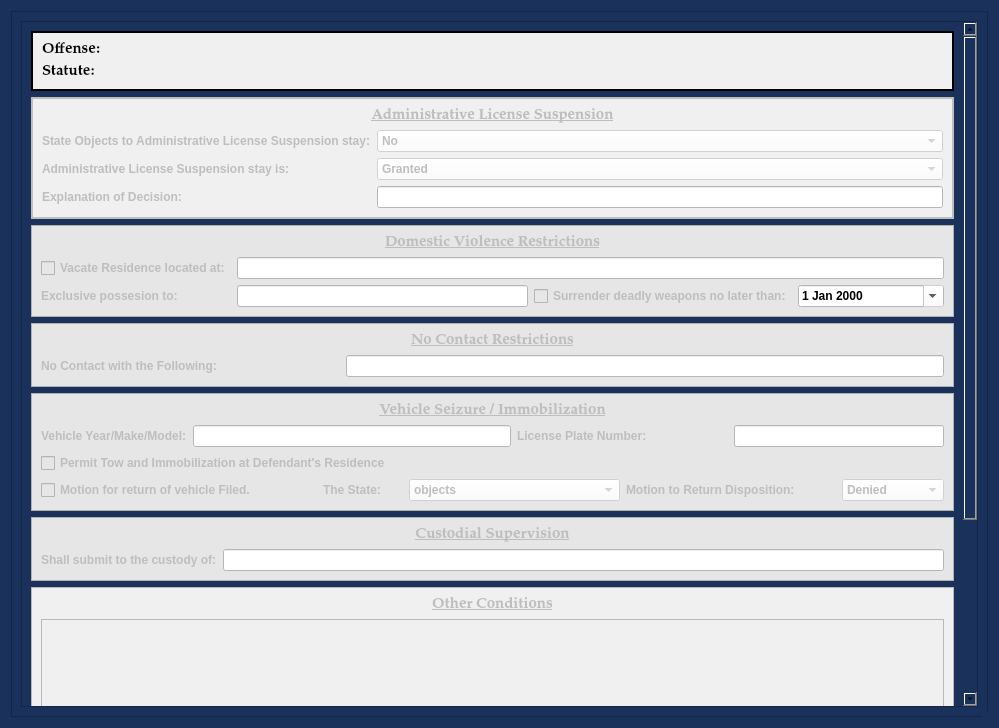
<?xml version="1.0" encoding="UTF-8"?>
<ui version="4.0">
 <class>AddSpecialBondConditionsDialog</class>
 <widget class="QDialog" name="AddSpecialBondConditionsDialog">
  <property name="windowModality">
   <enum>Qt::NonModal</enum>
  </property>
  <property name="enabled">
   <bool>true</bool>
  </property>
  <property name="geometry">
   <rect>
    <x>0</x>
    <y>0</y>
    <width>999</width>
    <height>728</height>
   </rect>
  </property>
  <property name="sizePolicy">
   <sizepolicy hsizetype="Fixed" vsizetype="Preferred">
    <horstretch>0</horstretch>
    <verstretch>0</verstretch>
   </sizepolicy>
  </property>
  <property name="minimumSize">
   <size>
    <width>0</width>
    <height>0</height>
   </size>
  </property>
  <property name="maximumSize">
   <size>
    <width>2500</width>
    <height>3500</height>
   </size>
  </property>
  <property name="palette">
   <palette>
    <active>
     <colorrole role="Button">
      <brush brushstyle="SolidPattern">
       <color alpha="255">
        <red>25</red>
        <green>49</green>
        <blue>91</blue>
       </color>
      </brush>
     </colorrole>
     <colorrole role="Base">
      <brush brushstyle="SolidPattern">
       <color alpha="255">
        <red>25</red>
        <green>49</green>
        <blue>91</blue>
       </color>
      </brush>
     </colorrole>
     <colorrole role="Window">
      <brush brushstyle="SolidPattern">
       <color alpha="255">
        <red>25</red>
        <green>49</green>
        <blue>91</blue>
       </color>
      </brush>
     </colorrole>
    </active>
    <inactive>
     <colorrole role="Button">
      <brush brushstyle="SolidPattern">
       <color alpha="255">
        <red>25</red>
        <green>49</green>
        <blue>91</blue>
       </color>
      </brush>
     </colorrole>
     <colorrole role="Base">
      <brush brushstyle="SolidPattern">
       <color alpha="255">
        <red>25</red>
        <green>49</green>
        <blue>91</blue>
       </color>
      </brush>
     </colorrole>
     <colorrole role="Window">
      <brush brushstyle="SolidPattern">
       <color alpha="255">
        <red>25</red>
        <green>49</green>
        <blue>91</blue>
       </color>
      </brush>
     </colorrole>
    </inactive>
    <disabled>
     <colorrole role="Button">
      <brush brushstyle="SolidPattern">
       <color alpha="255">
        <red>25</red>
        <green>49</green>
        <blue>91</blue>
       </color>
      </brush>
     </colorrole>
     <colorrole role="Base">
      <brush brushstyle="SolidPattern">
       <color alpha="255">
        <red>25</red>
        <green>49</green>
        <blue>91</blue>
       </color>
      </brush>
     </colorrole>
     <colorrole role="Window">
      <brush brushstyle="SolidPattern">
       <color alpha="255">
        <red>25</red>
        <green>49</green>
        <blue>91</blue>
       </color>
      </brush>
     </colorrole>
    </disabled>
   </palette>
  </property>
  <property name="font">
   <font>
    <family>Palatino Linotype</family>
    <pointsize>11</pointsize>
    <weight>75</weight>
    <italic>false</italic>
    <bold>true</bold>
   </font>
  </property>
  <property name="windowTitle">
   <string>Special Bond Conditions</string>
  </property>
  <property name="toolTip">
   <string/>
  </property>
  <property name="styleSheet">
   <string notr="true">background-color: rgb(25, 49, 91);
font: 75 11pt &quot;Palatino Linotype&quot;;
font-weight: bold;</string>
  </property>
  <property name="sizeGripEnabled">
   <bool>true</bool>
  </property>
  <property name="modal">
   <bool>true</bool>
  </property>
  <layout class="QGridLayout" name="gridLayout">
   <item row="1" column="0">
    <widget class="QFrame" name="frame">
     <property name="frameShape">
      <enum>QFrame::StyledPanel</enum>
     </property>
     <property name="frameShadow">
      <enum>QFrame::Raised</enum>
     </property>
     <layout class="QGridLayout" name="gridLayout_5">
      <item row="0" column="0">
       <widget class="QScrollArea" name="scrollArea">
        <property name="widgetResizable">
         <bool>true</bool>
        </property>
        <widget class="QWidget" name="scrollAreaWidgetContents">
         <property name="geometry">
          <rect>
           <x>0</x>
           <y>0</y>
           <width>938</width>
           <height>1028</height>
          </rect>
         </property>
         <layout class="QGridLayout" name="gridLayout_11">
          <item row="1" column="0" colspan="2">
           <widget class="QFrame" name="admin_license_suspension_frame">
            <property name="enabled">
             <bool>false</bool>
            </property>
            <property name="styleSheet">
             <string notr="true">background-color: rgb(240, 240, 240);</string>
            </property>
            <property name="frameShape">
             <enum>QFrame::Box</enum>
            </property>
            <property name="frameShadow">
             <enum>QFrame::Plain</enum>
            </property>
            <property name="lineWidth">
             <number>2</number>
            </property>
            <layout class="QGridLayout" name="gridLayout_7" rowstretch="0,0,0,0">
             <property name="sizeConstraint">
              <enum>QLayout::SetDefaultConstraint</enum>
             </property>
             <item row="2" column="0">
              <widget class="QLabel" name="label_21">
               <property name="text">
                <string>Administrative License Suspension stay is:</string>
               </property>
              </widget>
             </item>
             <item row="1" column="1">
              <widget class="NoScrollComboBox" name="admin_license_suspension_objection_box">
               <property name="styleSheet">
                <string notr="true">background-color: rgb(255, 255, 255);</string>
               </property>
               <item>
                <property name="text">
                 <string>No</string>
                </property>
               </item>
               <item>
                <property name="text">
                 <string>Yes</string>
                </property>
               </item>
              </widget>
             </item>
             <item row="1" column="0">
              <widget class="QLabel" name="label_9">
               <property name="text">
                <string>State Objects to Administrative License Suspension stay:</string>
               </property>
              </widget>
             </item>
             <item row="3" column="0">
              <widget class="QLabel" name="label">
               <property name="text">
                <string>Explanation of Decision:</string>
               </property>
              </widget>
             </item>
             <item row="3" column="1">
              <widget class="QLineEdit" name="admin_license_suspension_explanation_box">
               <property name="styleSheet">
                <string notr="true">background-color: rgb(255, 255, 255);</string>
               </property>
              </widget>
             </item>
             <item row="2" column="1">
              <widget class="NoScrollComboBox" name="admin_license_suspension_disposition_box">
               <property name="styleSheet">
                <string notr="true">background-color: rgb(255, 255, 255);</string>
               </property>
               <item>
                <property name="text">
                 <string>Granted</string>
                </property>
               </item>
               <item>
                <property name="text">
                 <string>Denied</string>
                </property>
               </item>
              </widget>
             </item>
             <item row="0" column="0" colspan="2">
              <widget class="QLabel" name="label_24">
               <property name="sizePolicy">
                <sizepolicy hsizetype="Preferred" vsizetype="Minimum">
                 <horstretch>0</horstretch>
                 <verstretch>0</verstretch>
                </sizepolicy>
               </property>
               <property name="font">
                <font>
                 <family>Palatino Linotype</family>
                 <pointsize>11</pointsize>
                 <weight>75</weight>
                 <italic>false</italic>
                 <bold>true</bold>
                 <underline>true</underline>
                </font>
               </property>
               <property name="text">
                <string>Administrative License Suspension</string>
               </property>
               <property name="alignment">
                <set>Qt::AlignCenter</set>
               </property>
              </widget>
             </item>
            </layout>
           </widget>
          </item>
          <item row="9" column="0" rowspan="2" colspan="2">
           <widget class="QFrame" name="frame_7">
            <property name="styleSheet">
             <string notr="true">background-color: rgb(230, 230, 230);</string>
            </property>
            <property name="frameShape">
             <enum>QFrame::StyledPanel</enum>
            </property>
            <property name="frameShadow">
             <enum>QFrame::Raised</enum>
            </property>
            <layout class="QGridLayout" name="gridLayout_10" rowstretch="1,0,1">
             <property name="verticalSpacing">
              <number>3</number>
             </property>
             <item row="0" column="0">
              <widget class="QPushButton" name="add_conditions_Button">
               <property name="styleSheet">
                <string notr="true">background-color: rgb(62, 146, 255)</string>
               </property>
               <property name="text">
                <string>Add Special Bond Conditions</string>
               </property>
               <property name="autoDefault">
                <bool>false</bool>
               </property>
              </widget>
             </item>
             <item row="2" column="0">
              <widget class="QPushButton" name="cancel_Button">
               <property name="focusPolicy">
                <enum>Qt::NoFocus</enum>
               </property>
               <property name="styleSheet">
                <string notr="true">background-color: rgb(160, 160, 160);</string>
               </property>
               <property name="text">
                <string>Cancel</string>
               </property>
              </widget>
             </item>
             <item row="1" column="0">
              <spacer name="verticalSpacer">
               <property name="orientation">
                <enum>Qt::Vertical</enum>
               </property>
               <property name="sizeHint" stdset="0">
                <size>
                 <width>20</width>
                 <height>40</height>
                </size>
               </property>
              </spacer>
             </item>
            </layout>
           </widget>
          </item>
          <item row="7" column="0" colspan="2">
           <widget class="QFrame" name="custodial_supervision_frame">
            <property name="enabled">
             <bool>false</bool>
            </property>
            <property name="styleSheet">
             <string notr="true">background-color: rgb(230, 230, 230);</string>
            </property>
            <property name="frameShape">
             <enum>QFrame::StyledPanel</enum>
            </property>
            <property name="frameShadow">
             <enum>QFrame::Raised</enum>
            </property>
            <layout class="QGridLayout" name="gridLayout_9">
             <item row="1" column="1">
              <widget class="QLineEdit" name="custodial_supervision_supervisor_box">
               <property name="styleSheet">
                <string notr="true">background-color: rgb(255, 255, 255);</string>
               </property>
              </widget>
             </item>
             <item row="1" column="0">
              <widget class="QLabel" name="label_6">
               <property name="text">
                <string>Shall submit to the custody of:</string>
               </property>
              </widget>
             </item>
             <item row="0" column="0" colspan="2">
              <widget class="QLabel" name="label_29">
               <property name="sizePolicy">
                <sizepolicy hsizetype="Preferred" vsizetype="Minimum">
                 <horstretch>0</horstretch>
                 <verstretch>0</verstretch>
                </sizepolicy>
               </property>
               <property name="font">
                <font>
                 <family>Palatino Linotype</family>
                 <pointsize>11</pointsize>
                 <weight>75</weight>
                 <italic>false</italic>
                 <bold>true</bold>
                 <underline>true</underline>
                </font>
               </property>
               <property name="text">
                <string>Custodial Supervision</string>
               </property>
               <property name="alignment">
                <set>Qt::AlignCenter</set>
               </property>
              </widget>
             </item>
            </layout>
           </widget>
          </item>
          <item row="8" column="0" colspan="2">
           <widget class="QFrame" name="other_conditions_frame">
            <property name="enabled">
             <bool>false</bool>
            </property>
            <property name="styleSheet">
             <string notr="true">background-color: rgb(240, 240, 240);</string>
            </property>
            <property name="frameShape">
             <enum>QFrame::StyledPanel</enum>
            </property>
            <property name="frameShadow">
             <enum>QFrame::Raised</enum>
            </property>
            <layout class="QGridLayout" name="gridLayout_3" rowstretch="0,1">
             <item row="0" column="0">
              <widget class="QLabel" name="label_28">
               <property name="font">
                <font>
                 <family>Palatino Linotype</family>
                 <pointsize>11</pointsize>
                 <weight>75</weight>
                 <italic>false</italic>
                 <bold>true</bold>
                 <underline>true</underline>
                </font>
               </property>
               <property name="text">
                <string>Other Conditions</string>
               </property>
               <property name="alignment">
                <set>Qt::AlignCenter</set>
               </property>
              </widget>
             </item>
             <item row="1" column="0">
              <widget class="QTextEdit" name="other_conditions_textEdit"/>
             </item>
            </layout>
           </widget>
          </item>
          <item row="5" column="0" colspan="2">
           <widget class="QFrame" name="vehicle_seizure_frame">
            <property name="enabled">
             <bool>false</bool>
            </property>
            <property name="styleSheet">
             <string notr="true">background-color: rgb(230, 230, 230);</string>
            </property>
            <property name="frameShape">
             <enum>QFrame::StyledPanel</enum>
            </property>
            <property name="frameShadow">
             <enum>QFrame::Raised</enum>
            </property>
            <layout class="QGridLayout" name="gridLayout_8">
             <item row="1" column="0">
              <widget class="QLabel" name="label_4">
               <property name="text">
                <string>Vehicle Year/Make/Model:</string>
               </property>
              </widget>
             </item>
             <item row="1" column="1" colspan="3">
              <widget class="QLineEdit" name="vehicle_make_model_box">
               <property name="styleSheet">
                <string notr="true">background-color: rgb(255, 255, 255);</string>
               </property>
              </widget>
             </item>
             <item row="1" column="4" colspan="2">
              <widget class="QLabel" name="label_3">
               <property name="text">
                <string>License Plate Number:</string>
               </property>
              </widget>
             </item>
             <item row="1" column="6" colspan="2">
              <widget class="QLineEdit" name="vehicle_license_plate_box">
               <property name="styleSheet">
                <string notr="true">background-color: rgb(255, 255, 255);</string>
               </property>
              </widget>
             </item>
             <item row="2" column="0" colspan="4">
              <widget class="ConditionCheckbox" name="tow_to_residence_checkBox">
               <property name="text">
                <string>Permit Tow and Immobilization at Defendant's Residence</string>
               </property>
              </widget>
             </item>
             <item row="3" column="0" colspan="2">
              <widget class="ConditionCheckbox" name="motion_to_return_vehicle_checkBox">
               <property name="text">
                <string>Motion for return of vehicle Filed.</string>
               </property>
              </widget>
             </item>
             <item row="3" column="2">
              <widget class="QLabel" name="label_8">
               <property name="text">
                <string>The State:</string>
               </property>
               <property name="alignment">
                <set>Qt::AlignCenter</set>
               </property>
              </widget>
             </item>
             <item row="3" column="3" colspan="2">
              <widget class="NoScrollComboBox" name="state_opposes_box">
               <property name="styleSheet">
                <string notr="true">background-color: rgb(255, 255, 255);</string>
               </property>
               <item>
                <property name="text">
                 <string>objects</string>
                </property>
               </item>
               <item>
                <property name="text">
                 <string>does not object</string>
                </property>
               </item>
              </widget>
             </item>
             <item row="3" column="5" colspan="2">
              <widget class="QLabel" name="label_7">
               <property name="text">
                <string>Motion to Return Disposition:</string>
               </property>
              </widget>
             </item>
             <item row="3" column="7">
              <widget class="NoScrollComboBox" name="disposition_motion_to_return_box">
               <property name="styleSheet">
                <string notr="true">background-color: rgb(255, 255, 255);</string>
               </property>
               <item>
                <property name="text">
                 <string>Denied</string>
                </property>
               </item>
               <item>
                <property name="text">
                 <string>Granted</string>
                </property>
               </item>
              </widget>
             </item>
             <item row="0" column="0" colspan="8">
              <widget class="QLabel" name="label_27">
               <property name="sizePolicy">
                <sizepolicy hsizetype="Preferred" vsizetype="Minimum">
                 <horstretch>0</horstretch>
                 <verstretch>0</verstretch>
                </sizepolicy>
               </property>
               <property name="font">
                <font>
                 <family>Palatino Linotype</family>
                 <pointsize>11</pointsize>
                 <weight>75</weight>
                 <italic>false</italic>
                 <bold>true</bold>
                 <underline>true</underline>
                </font>
               </property>
               <property name="text">
                <string>Vehicle Seizure / Immobilization</string>
               </property>
               <property name="alignment">
                <set>Qt::AlignCenter</set>
               </property>
              </widget>
             </item>
            </layout>
           </widget>
          </item>
          <item row="0" column="0" colspan="2">
           <widget class="QFrame" name="banner_frame">
            <property name="font">
             <font>
              <family>Palatino Linotype</family>
              <pointsize>11</pointsize>
              <weight>75</weight>
              <italic>false</italic>
              <bold>true</bold>
             </font>
            </property>
            <property name="styleSheet">
             <string notr="true">background-color: rgb(240, 240, 240);</string>
            </property>
            <property name="frameShape">
             <enum>QFrame::Box</enum>
            </property>
            <property name="frameShadow">
             <enum>QFrame::Plain</enum>
            </property>
            <property name="lineWidth">
             <number>2</number>
            </property>
            <layout class="QGridLayout" name="gridLayout_4">
             <item row="0" column="0">
              <layout class="QGridLayout" name="charges_gridLayout">
               <item row="1" column="0">
                <widget class="QLabel" name="label_19">
                 <property name="font">
                  <font>
                   <family>Palatino Linotype</family>
                   <pointsize>11</pointsize>
                   <weight>75</weight>
                   <italic>false</italic>
                   <bold>true</bold>
                  </font>
                 </property>
                 <property name="text">
                  <string>Statute:</string>
                 </property>
                </widget>
               </item>
               <item row="0" column="0">
                <widget class="QLabel" name="offense_label_1">
                 <property name="font">
                  <font>
                   <family>Palatino Linotype</family>
                   <pointsize>11</pointsize>
                   <weight>75</weight>
                   <italic>false</italic>
                   <bold>true</bold>
                  </font>
                 </property>
                 <property name="text">
                  <string>Offense:</string>
                 </property>
                 <property name="wordWrap">
                  <bool>true</bool>
                 </property>
                </widget>
               </item>
              </layout>
             </item>
            </layout>
           </widget>
          </item>
          <item row="4" column="0" colspan="2">
           <widget class="QFrame" name="no_contact_frame">
            <property name="enabled">
             <bool>false</bool>
            </property>
            <property name="styleSheet">
             <string notr="true">background-color: rgb(230, 230, 230);</string>
            </property>
            <property name="frameShape">
             <enum>QFrame::StyledPanel</enum>
            </property>
            <property name="frameShadow">
             <enum>QFrame::Raised</enum>
            </property>
            <layout class="QGridLayout" name="gridLayout_6" columnstretch="1,2">
             <item row="1" column="0">
              <widget class="QLabel" name="label_5">
               <property name="text">
                <string>No Contact with the Following:</string>
               </property>
              </widget>
             </item>
             <item row="1" column="1">
              <widget class="QLineEdit" name="no_contact_name_box">
               <property name="styleSheet">
                <string notr="true">background-color: rgb(255, 255, 255);</string>
               </property>
              </widget>
             </item>
             <item row="0" column="0" colspan="2">
              <widget class="QLabel" name="label_25">
               <property name="sizePolicy">
                <sizepolicy hsizetype="Preferred" vsizetype="Minimum">
                 <horstretch>0</horstretch>
                 <verstretch>0</verstretch>
                </sizepolicy>
               </property>
               <property name="font">
                <font>
                 <family>Palatino Linotype</family>
                 <pointsize>11</pointsize>
                 <weight>75</weight>
                 <italic>false</italic>
                 <bold>true</bold>
                 <underline>true</underline>
                </font>
               </property>
               <property name="text">
                <string>No Contact Restrictions</string>
               </property>
               <property name="alignment">
                <set>Qt::AlignCenter</set>
               </property>
              </widget>
             </item>
            </layout>
           </widget>
          </item>
          <item row="2" column="0" colspan="2">
           <widget class="QFrame" name="domestic_violence_frame">
            <property name="enabled">
             <bool>false</bool>
            </property>
            <property name="styleSheet">
             <string notr="true">background-color: rgb(230, 230, 230);</string>
            </property>
            <property name="frameShape">
             <enum>QFrame::StyledPanel</enum>
            </property>
            <property name="frameShadow">
             <enum>QFrame::Raised</enum>
            </property>
            <layout class="QGridLayout" name="gridLayout_2">
             <item row="0" column="0" colspan="5">
              <widget class="QLabel" name="label_26">
               <property name="sizePolicy">
                <sizepolicy hsizetype="Preferred" vsizetype="Minimum">
                 <horstretch>0</horstretch>
                 <verstretch>0</verstretch>
                </sizepolicy>
               </property>
               <property name="font">
                <font>
                 <family>Palatino Linotype</family>
                 <pointsize>11</pointsize>
                 <weight>75</weight>
                 <italic>false</italic>
                 <bold>true</bold>
                 <underline>true</underline>
                </font>
               </property>
               <property name="text">
                <string>Domestic Violence Restrictions</string>
               </property>
               <property name="alignment">
                <set>Qt::AlignCenter</set>
               </property>
              </widget>
             </item>
             <item row="2" column="0">
              <widget class="QLabel" name="label_2">
               <property name="text">
                <string>Exclusive possesion to:</string>
               </property>
              </widget>
             </item>
             <item row="2" column="1" colspan="2">
              <widget class="QLineEdit" name="domestic_violence_exclusive_possession_to_box">
               <property name="styleSheet">
                <string notr="true">background-color: rgb(255, 255, 255);</string>
               </property>
              </widget>
             </item>
             <item row="2" column="3">
              <widget class="ConditionCheckbox" name="domestic_violence_surrender_weapons_checkBox">
               <property name="text">
                <string>Surrender deadly weapons no later than:</string>
               </property>
              </widget>
             </item>
             <item row="2" column="4">
              <widget class="NoScrollDateEdit" name="domestic_violence_surrender_weapons_dateBox">
               <property name="styleSheet">
                <string notr="true">color: rgb(0, 0, 0);
background-color: rgb(255, 255, 255);</string>
               </property>
               <property name="calendarPopup">
                <bool>true</bool>
               </property>
              </widget>
             </item>
             <item row="1" column="0">
              <widget class="ConditionCheckbox" name="domestic_violence_vacate_checkBox">
               <property name="text">
                <string>Vacate Residence located at:</string>
               </property>
              </widget>
             </item>
             <item row="1" column="1" colspan="4">
              <widget class="QLineEdit" name="domestic_violence_residence_box">
               <property name="styleSheet">
                <string notr="true">background-color: rgb(255, 255, 255);</string>
               </property>
              </widget>
             </item>
            </layout>
           </widget>
          </item>
          <item row="11" column="0">
           <widget class="QFrame" name="frame_2">
            <property name="frameShape">
             <enum>QFrame::StyledPanel</enum>
            </property>
            <property name="frameShadow">
             <enum>QFrame::Raised</enum>
            </property>
           </widget>
          </item>
         </layout>
        </widget>
       </widget>
      </item>
     </layout>
    </widget>
   </item>
  </layout>
 </widget>
 <customwidgets>
  <customwidget>
   <class>NoScrollDateEdit</class>
   <extends>QDateEdit</extends>
   <header>.custom_widgets</header>
  </customwidget>
  <customwidget>
   <class>NoScrollComboBox</class>
   <extends>QComboBox</extends>
   <header>.custom_widgets</header>
  </customwidget>
  <customwidget>
   <class>ConditionCheckbox</class>
   <extends>QCheckBox</extends>
   <header>.custom_widgets</header>
  </customwidget>
 </customwidgets>
 <tabstops>
  <tabstop>admin_license_suspension_objection_box</tabstop>
  <tabstop>admin_license_suspension_disposition_box</tabstop>
  <tabstop>admin_license_suspension_explanation_box</tabstop>
  <tabstop>domestic_violence_vacate_checkBox</tabstop>
  <tabstop>domestic_violence_residence_box</tabstop>
  <tabstop>domestic_violence_exclusive_possession_to_box</tabstop>
  <tabstop>domestic_violence_surrender_weapons_checkBox</tabstop>
  <tabstop>domestic_violence_surrender_weapons_dateBox</tabstop>
  <tabstop>no_contact_name_box</tabstop>
  <tabstop>vehicle_make_model_box</tabstop>
  <tabstop>vehicle_license_plate_box</tabstop>
  <tabstop>tow_to_residence_checkBox</tabstop>
  <tabstop>motion_to_return_vehicle_checkBox</tabstop>
  <tabstop>state_opposes_box</tabstop>
  <tabstop>disposition_motion_to_return_box</tabstop>
  <tabstop>custodial_supervision_supervisor_box</tabstop>
  <tabstop>scrollArea</tabstop>
 </tabstops>
 <resources/>
 <connections/>
 <slots>
  <slot>create_entry()</slot>
  <slot>continue_dialog()</slot>
  <slot>close_window()</slot>
  <slot>set_dialog()</slot>
  <slot>update_case_information()</slot>
  <slot>ovi_dialog()</slot>
  <slot>sentencing_dialog()</slot>
  <slot>proceed_to_sentencing()</slot>
  <slot>proceed_to_ovi()</slot>
  <slot>add_offense()</slot>
  <slot>set_statute()</slot>
  <slot>set_pay_date()</slot>
  <slot>amend_offense()</slot>
  <slot>set_offense()</slot>
  <slot>add_offense_to_view()</slot>
  <slot>delete_offense()</slot>
  <slot>delete_offense_from_view()</slot>
  <slot>add_conditions()</slot>
  <slot>set_service_date()</slot>
 </slots>
</ui>
